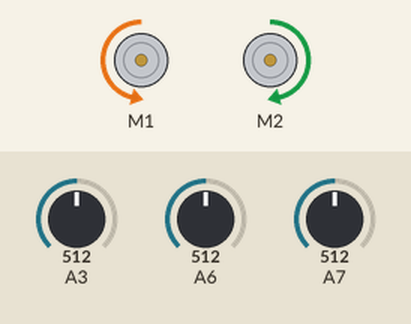
Simulated run of this sketch. Board: Arduino Nano, built with avr-gcc and run on an emulated ATmega328P. Parts: 2 × DC motor (green arrow = forward, orange = backward, longer = faster). Inputs (shaded band) come from the test bench; at power-on: A3 = 512, A6 = 512, A7 = 512. What the sketch prints to the serial monitor is not drawn.

Above: at 1.2 s.
1.3 s: A3 set to 972
2.8 s: A3 set to 999
At 3.8 s:
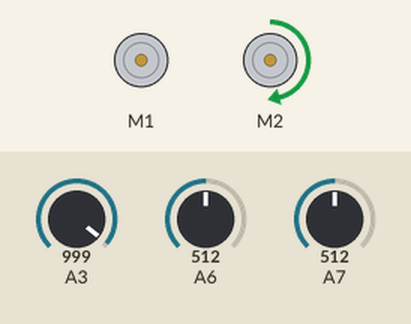
Timing chart, 0 to 5.8 s (numbered marks = the images above; inputs shaded):
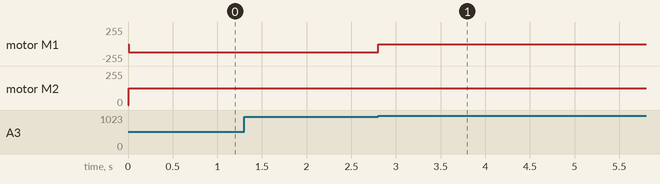

Measured:
- the behaviour switches between 990 and 991 on A3 (found by bisection; images 0 and 1)
- after the input at 2.8 s, motor M1: backward 124/255 → stopped at once

The sketch:

Test1.ino
```cpp
/* Matthew: Overall, everything looks great :)
 *
 * There's one concept in C++ that we wouldn't have learned in 0711
 * that's kinda important here. In C++, there are these "classes" that
 * are basically just custom data types. You have your regular types like
 * your ints, your floats, your doubles, and your booleans, but classes
 * are like combinations of these data types that you can create yourself
 * and tailor to your liking.
 *
 * The only reason this is important is because C++ is an object-oriented language.
 * In other words, the code is based entirely on variables that you declare with
 * classes (this kind of variable is called an "object"). I'll give you an example: you might
 * declare an integer variable "int number = 20", where "number" is an instance of an int.
 * An object is like that, where you might declare "RedBotSensor IRSensor = RedBotSensor(A3)".
 * In this case, the object "IRSensor" is an instance of the RedBotSensor class.
 *
 * So why does any of this matter? You might notice that when I went through your code,
 * I took all the "drive" functions and threw the word "motors" in front of all of them. This
 * is because every function that we're using in this code needs to be attached to some object.
 * If you don't mention the object, or variable, that you want C++ to run a function on, it won't
 * know which motor or sensor you want to operate. That's basically the takeaway -- when you call
 * a function, like "drive()" or "read()" or "leftMotor()", you NEED to call it on an object for
 * the function to make any sense to C++. If you take a look at the INSTANCE VARIABLES header, I
 * put all the objects there that you need for the line following algorithm.
 *
 * You might also wonder what that "RedBotSensor(A3)" part of the declaration means in
 * "RedBotSensor IRSensor = RedBotSensor(A3)". That's formatting for another object-oriented concept
 * called constructors, which I'm also happy to talk about :)
 *
 * *reader gains +999999999 kg of brain matter*
 */

 /* ohhhhh i see i see thank yopu so much!! I don't have experience with this kind of coding.
 * When I did robotics I didn't make it FTC or FRC so like it was just coding tih the premade lego language or
 * whatever it was so thank youuuu thank you :))
 */

//  IMPORTS
#include <RedBot.h>

//  INSTANCE VARIABLES
/* Sensor, encoder, and motor object initializations. Note that sensor constructors
 * are used to instantiate no particular sensor
 */
RedBotSensor leftIRSensor = RedBotSensor(A3);
RedBotSensor centerIRSensor = RedBotSensor(A6);
RedBotSensor rightIRSensor = RedBotSensor(A7);
RedBotEncoder encoder = RedBotEncoder(A2, 10);
RedBotAccel accelerometer;
RedBotMotors motors;

//  Variables to store motor speeds
int leftMotorSpeed;
int rightMotorSpeed;
int motorPower;
int currentMillis;
int m;
int xAccel = accelerometer.x;
int yAccel = accelerometer.y;
int zAccel = accelerometer.z;

float XZ = accelerometer.angleXZ;
float YZ = accelerometer.angleYZ;
float XY = accelerometer.angleXY;

//  CONSTANTS
//  The IR sensor values, measured 1/8" from the ground
#define BLACK_MIN 990
#define BLACK_MAX 1100
#define RED_MIN 50
#define RED_MAX 200
#define BROWN_MIN 400
#define BROWN_MAX 980


//  Nominal speeds for the motors (max is 255)
#define SLOW_SPEED 20
#define MID_SPEED 125
#define FAST_SPEED 255
#define REV_MID -125
#define REV_SLOW -20
#define REV_FAST -255

void setup()
{
    //  Initialize baudrate
    Serial.begin(115200);


    //  Motor encoder calibration
    encoder.clearEnc(BOTH);
}

void loop()
{
    //  Provides IR readings through serial monitor
    readSensorData();
    motors.leftMotor(MID_SPEED);
    motors.rightMotor(MID_SPEED);

    if (leftIRSensor.read() > BLACK_MIN && centerIRSensor.read() > BLACK_MIN && rightIRSensor.read() > BLACK_MIN)
    {
        //  pause
        motors.leftBrake();
        motors.rightBrake();
        motors.leftMotor(MID_SPEED);
        motors.rightMotor(MID_SPEED);
        //GRAB ALIEN HERE!!!!!!!!!!!!

        //  program accelrometer here
        accelerometer.read();

    /*going to find angle values and buffers when
    *when there is the time to test
    *using test values for now
    */

        if (XZ > 20) {

            while (XZ > 15) { //chnage the angles?????
                motorPower = map(XZ, 0, 90, 0, 255);
                motors.drive(motorPower); //setting the motors to new scaling
                accelerometer.read();
                XZ = accelerometer.angleXZ;
            }
        }
        else {

            motors.drive(motorPower);
            m=millis();
            currentMillis=millis();
            while((currentMillis-m) <2000) { //number variable
                motors.leftBrake();
                motors.rightBrake();
            }

            motorPower= FAST_SPEED;

            //move forward slightly
            motors.leftMotor(MID_SPEED, 1000);
            motors.rightMotor(MID_SPEED, 1000);

            //turn slightly right
            motors.leftMotor(MID_SPEED, 500);
            motors.rightMotor(REV_MID, 500);

            //up the wall
            while(centerIRSensor.read() != RED_MIN || leftIRSensor.read() != RED_MIN || rightIRSensor.read() != RED_MIN) {
                motors.leftMotor(MID_SPEED);
                motors.rightMotor(MID_SPEED);
            }

        }
    }
    else if (((centerIRSensor.read() > BROWN_MIN && centerIRSensor.read() < BROWN_MAX) &&
        (rightIRSensor.read() > BROWN_MIN && rightIRSensor.read() < BROWN_MIN) &&
        (leftIRSensor.read() > BROWN_MIN && leftIRSensor.read())) ||
        (centerIRSensor.read() > BLACK_MIN &&
        (rightIRSensor.read() > BROWN_MIN && rightIRSensor.read() < BROWN_MIN) &&
        (leftIRSensor.read() > BROWN_MIN && leftIRSensor.read())))
    {
        //  driving forward
        motors.leftBrake();
        motors.rightBrake();
        motors.leftMotor(MID_SPEED);
        motors.rightMotor(MID_SPEED);
    }
    else if (leftIRSensor.read() > BLACK_MIN && leftIRSensor.read() < BLACK_MAX)
    {
        //  turn left
        motors.rightMotor(MID_SPEED);
        motors.leftBrake();
    }
    else if (rightIRSensor.read() > BLACK_MIN && rightIRSensor.read() < BLACK_MAX)
    {
        //  turn right
        motors.leftMotor(MID_SPEED);
        motors.rightBrake();
    }
}

void readSensorData()
{
    //  Provides encoder readings through serial monitor
    Serial.println("Encoder Values:");
    Serial.print(encoder.getTicks(RIGHT));
    Serial.print("\t");
    Serial.print(encoder.getTicks(LEFT));
    Serial.print("\t");
    Serial.println();

    //  Provides IR readings through serial monitor
    Serial.println("IR Sensor Values:");
    Serial.print(leftIRSensor.read());
    Serial.print("\t");
    Serial.print(centerIRSensor.read());
    Serial.print("\t");
    Serial.print(rightIRSensor.read());
    Serial.println();

    // Provide accelerometer readings throughy serial motor
    Serial.println("Accelerometer Readings:");
    Serial.println();
    Serial.println("(X, Y, Z) -- [X-Z, Y-Z, X-Y]");
    Serial.println("============================");
}
```
